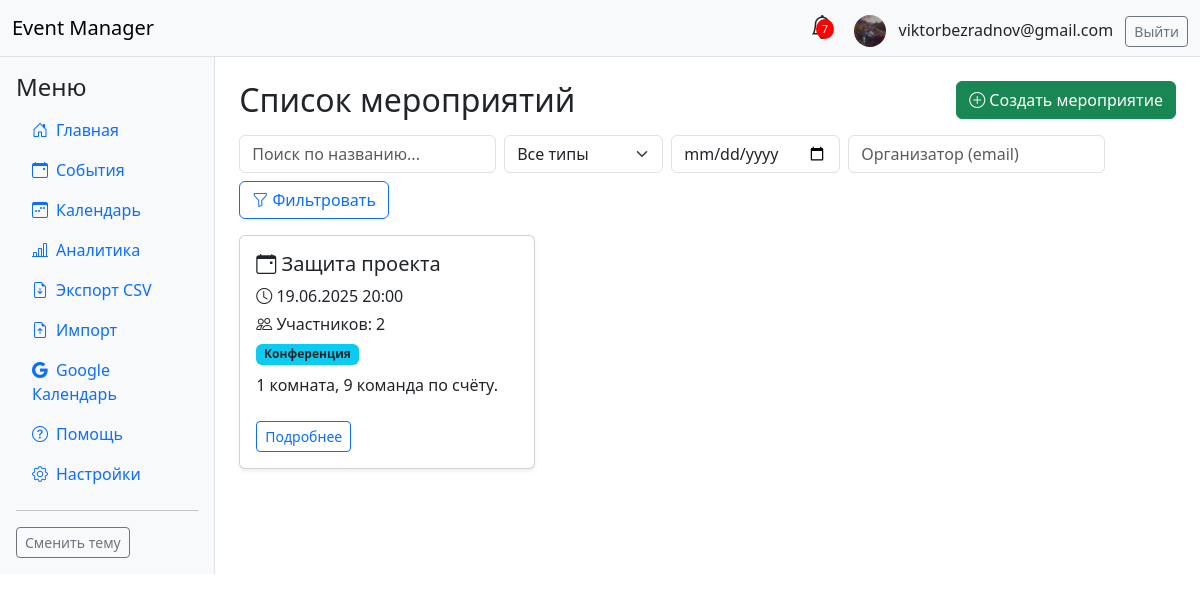
Screenshot of /events/ (signed in) with the database file from the repository.
### events/models.py (models this page shows, shortened)
class UserProfile(models.Model):
    user = models.OneToOneField(User, on_delete=models.CASCADE, related_name='profile')
    avatar = models.ImageField(upload_to='avatars/', blank=True, null=True, verbose_name='Аватар')
    phone = models.CharField(max_length=20, blank=True, verbose_name='Телефон')
    organization = models.CharField(max_length=100, blank=True, verbose_name='Организация')
    position = models.CharField(max_length=100, blank=True, verbose_name='Должность')
    city = models.CharField(max_length=50, blank=True, verbose_name='Город')
    birth_date = models.DateField(blank=True, null=True, verbose_name='Дата рождения')

class Event(models.Model):
    EVENT_TYPES = [
        ('conference', 'Конференция'),
        ('concert', 'Концерт'),
        ('meetup', 'Митап'),
        ('workshop', 'Мастер-класс'),
        ('other', 'Другое'),
    ]
    title = models.CharField(max_length=200)
    date = models.DateTimeField()
    description = models.TextField()
    type = models.CharField(max_length=20, choices=EVENT_TYPES)
    organizer = models.ForeignKey(User, on_delete=models.CASCADE, related_name='organized_events')
    created_at = models.DateTimeField(auto_now_add=True)
    updated_at = models.DateTimeField(auto_now=True)

### events/views.py (the view)
# urls.py: path('', views.event_list, name='event_list'),
@login_required
def event_list(request):
    events = Event.objects.all().order_by('date')
    event_type = request.GET.get('type')
    if event_type:
        events = events.filter(type=event_type)
    q = request.GET.get('q')
    if q:
        events = events.filter(title__icontains=q)
    date = request.GET.get('date')
    if date:
        events = events.filter(date__date=date)
    organizer = request.GET.get('organizer')
    if organizer:
        events = events.filter(organizer__email__icontains=organizer)
    return render(request, 'events/event_list.html', {'events': events})

### events/context_processors.py (called while the page is built)
def unread_notifications(request):
    if request.user.is_authenticated:
        return {
            'unread_notifications_count': request.user.notifications.filter(is_read=False).count()
        }
    return {'unread_notifications_count': 0}

### events/templates/events/event_list.html (shortened to what this page needs)
{% extends 'base.html' %}
{% block content %}
<div class="d-flex justify-content-between align-items-center mb-3 flex-wrap">
    <h2 class="mb-0">Список мероприятий</h2>
    <a href="{% url 'event_create' %}" class="btn btn-success"><i class="bi bi-plus-circle"></i> Создать мероприятие</a>
</div>
<form method="get" class="mb-3 row g-2 align-items-end">
    <div class="col-auto">
        <input type="text" name="q" class="form-control" placeholder="Поиск по названию..." value="{{ request.GET.q }}">
    </div>
    <div class="col-auto">
        <select name="type" class="form-select">
            <option value="">Все типы</option>
        </select>
    </div>
    <div class="col-auto">
        <input type="date" name="date" class="form-control" value="{{ request.GET.date }}">
    </div>
    <div class="col-auto">
        <input type="text" name="organizer" class="form-control" placeholder="Организатор (email)" value="{{ request.GET.organizer }}">
    </div>
    <div class="col-auto">
        <button type="submit" class="btn btn-outline-primary"><i class="bi bi-funnel"></i> Фильтровать</button>
    </div>
</form>
<div class="row row-cols-1 row-cols-md-2 row-cols-lg-3 g-4">
    {% for event in events %}
    <div class="col">
        <div class="card h-100 shadow-sm">
            <div class="card-body">
                <h5 class="card-title"><i class="bi bi-calendar-event"></i> {{ event.title }}</h5>
                <p class="card-text mb-1"><i class="bi bi-clock"></i> {{ event.date|date:'d.m.Y H:i' }}</p>
                <p class="card-text mb-1"><i class="bi bi-people"></i> Участников: {{ event.registrations.count }}</p>
                <span class="badge bg-info text-dark">{{ event.get_type_display }}</span>
                <p class="card-text mt-2">{{ event.description|truncatechars:80 }}</p>
                <a href="{% url 'event_detail' event.id %}" class="btn btn-outline-primary btn-sm mt-2">Подробнее</a>
            </div>
        </div>
    </div>
    {% empty %}
    <div class="col"><div class="alert alert-warning">Нет мероприятий</div></div>
    {% endfor %}
</div>
{% endblock %}

### events/templates/base.html (shortened to what this page needs)
<!DOCTYPE html>
<html lang="ru">
<head>
    <link rel="stylesheet" href="https://cdn.jsdelivr.net/npm/bootstrap@5.3.2/dist/css/bootstrap.min.css">
    <link rel="stylesheet" href="https://cdn.jsdelivr.net/npm/bootstrap-icons@1.11.3/font/bootstrap-icons.css">
</head>
<body class="">
<nav class="navbar navbar-expand-lg navbar-light bg-light border-bottom">
    <div class="container-fluid">
        <a class="navbar-brand" href="/">Event Manager</a>
        <div class="ms-auto">
            {% if user.is_authenticated %}
            <div class="dropdown d-inline-block">
                <span class="notification-bell" id="notifDropdown" data-bs-toggle="dropdown" aria-expanded="false">
                    {% if unread_notifications_count %}<span class="notification-badge">{{ unread_notifications_count }}</span>{% endif %}
                </span>
            </div>
            <span class="ms-3 align-middle">
                {% if user.profile.avatar %}
                    <img src="{{ user.profile.avatar.url }}" alt="avatar" class="rounded-circle me-2" style="width:32px; height:32px; object-fit:cover; vertical-align:middle;">
                {% else %}
                    <i class="bi bi-person-circle fs-4 me-2 align-middle"></i>
                {% endif %}
                {{ user.email }}
            </span>
            <a href="/accounts/logout/" class="btn btn-outline-secondary btn-sm ms-2">Выйти</a>
            {% else %}
            <a href="/accounts/login/" class="btn btn-outline-primary btn-sm">Войти</a>
            {% endif %}
        </div>
    </div>
</nav>
<div class="d-flex">
    <nav class="sidebar p-3 bg-light border-end">
        <h4>Меню</h4>
        <ul class="nav flex-column">
            <li class="nav-item"><a class="nav-link" href="/"><i class="bi bi-house-door me-2"></i>Главная</a></li>
            <li class="nav-item"><a class="nav-link" href="/events/"><i class="bi bi-calendar-event me-2"></i>События</a></li>
            <li class="nav-item"><a class="nav-link" href="/events/calendar/"><i class="bi bi-calendar3-week me-2"></i>Календарь</a></li>
            <li class="nav-item"><a class="nav-link" href="/analytics/"><i class="bi bi-bar-chart-line me-2"></i>Аналитика</a></li>
            <li class="nav-item"><a class="nav-link" href="/analytics/export/csv/"><i class="bi bi-file-earmark-arrow-down me-2"></i>Экспорт CSV</a></li>
            <li class="nav-item"><a class="nav-link" href="/events/import/"><i class="bi bi-file-earmark-arrow-up me-2"></i>Импорт</a></li>
            <li class="nav-item"><a class="nav-link" href="/events/google-calendar/"><i class="bi bi-google me-2"></i>Google Календарь</a></li>
            <li class="nav-item"><a class="nav-link" href="/help/"><i class="bi bi-question-circle me-2"></i>Помощь</a></li>
            <li class="nav-item"><a class="nav-link" href="/events/account/settings/"><i class="bi bi-gear me-2"></i>Настройки</a></li>
        </ul>
        <hr>
        <button id="theme-toggle" class="btn btn-outline-secondary btn-sm">Сменить тему</button>
    </nav>
    <main class="flex-fill p-4">
        {% block content %}{% endblock %}
    </main>
</div>
</body>
</html>

### events/templates/base.html (style rules this page uses)
.sidebar { min-width: 200px; transition: background 0.3s; }
.notification-bell { position: relative; cursor: pointer; }
.notification-badge { position: absolute; top: 0; right: 0; background: red; color: #fff; border-radius: 50%; font-size: 0.7em; padding: 2px 6px; }
.card, .modal-content { transition: box-shadow 0.3s, transform 0.2s; }

### rows the page displays
Event: title "Защита проекта", date "19.06.2025 20:00", registrations.count "2", type "Конференция", description "1 комната, 9 команда по счёту."

### other values shown
{{ unread_notifications_count }} "7"
{{ user.email }} "viktorbezradnov@gmail.com"
